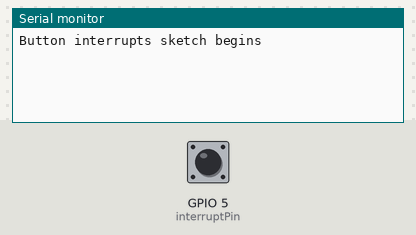
A sketch run on a simulated ESP32. Parts: the last lines printed to the serial monitor. Inputs (shaded band) come from the test bench; at power-on: GPIO 5 (interruptPin) HIGH.

Above: at 1.2 s.
1.3 s: GPIO 5 (interruptPin) pulled LOW for 0.15 s
At 2.5 s:
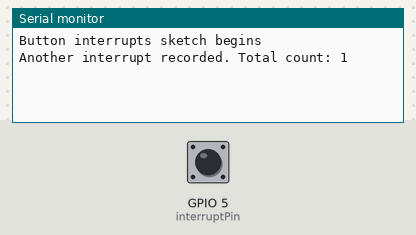
2.9 s: GPIO 5 (interruptPin) pulled LOW for 1 s
At 3.8 s:
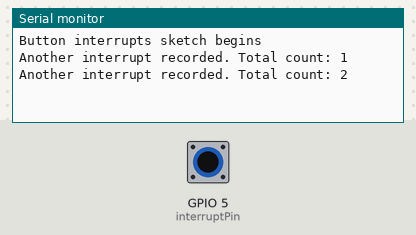
5.4 s: GPIO 5 (interruptPin) pulled LOW for 0.15 s
At 5.7 s:
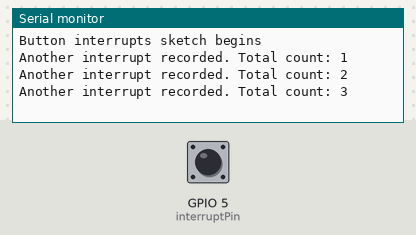

The sketch:

Button_Interrupts_ESP32.ino
```cpp
const int interruptPin = 5;
volatile int interruptOccurrences = 0;
int nInterrupts = 0;

portMUX_TYPE mux = portMUX_INITIALIZER_UNLOCKED;

void IRAM_ATTR handleButtonInterrupt() {
  portENTER_CRITICAL_ISR(&mux);
  interruptOccurrences++;
  portEXIT_CRITICAL_ISR(&mux);
}

void setup() {

  Serial.begin(115200);
  Serial.println("Button interrupts sketch begins");
  pinMode(interruptPin, INPUT_PULLUP);
  attachInterrupt(digitalPinToInterrupt(interruptPin), handleButtonInterrupt, FALLING);

}

void loop() {
  if(interruptOccurrences>0){

      portENTER_CRITICAL(&mux);
      interruptOccurrences = 0;
      portEXIT_CRITICAL(&mux);

      nInterrupts++;
      Serial.print("Another interrupt recorded. Total count: ");
      Serial.println(nInterrupts);
  }
}
```

Measured:
- after the input at 1.3 s, the serial monitor: prints a new line at once (image 1)
- after the input at 2.9 s, the serial monitor: prints a new line at once (image 2)
- after the input at 5.4 s, the serial monitor: prints a new line at once (image 3)
